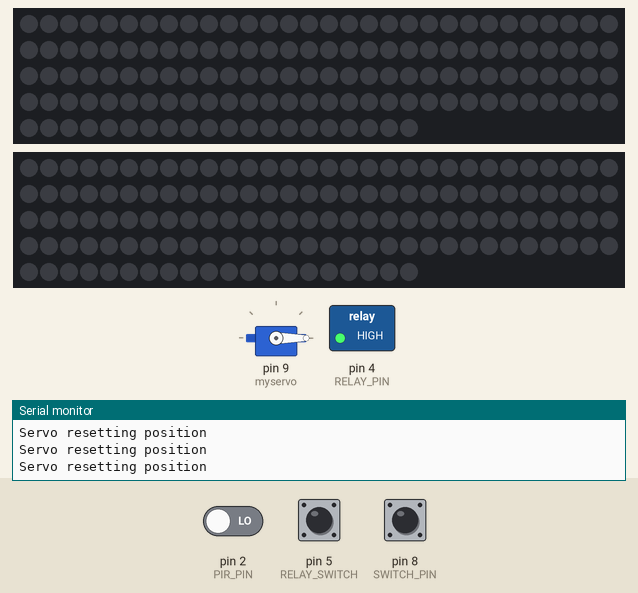
A sketch run on a simulated Arduino Uno, built with avr-gcc and run on an emulated ATmega328P. On the bench: servo, 2 × 140 RGB LEDs in strip order, left to right, continuing on the next row, switched loads named in the sketch (green lamp = pin HIGH), the last lines printed to the serial monitor. The test bench sets the inputs (shaded band); at power-on: pin 2 (PIR_PIN) LOW, pin 8 (SWITCH_PIN) HIGH, pin 5 (RELAY_SWITCH) HIGH. Dim RGB values are drawn brighter than linear.

Above: at 1.2 s.
1.3 s: pin 2 (PIR_PIN) driven HIGH
At 1.53 s:
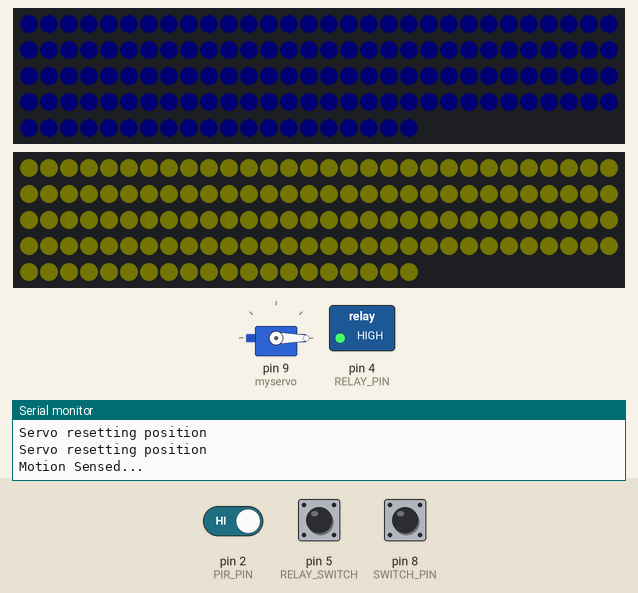
3.8 s: pin 8 (SWITCH_PIN) pulled LOW for 0.15 s
At 4.02 s:
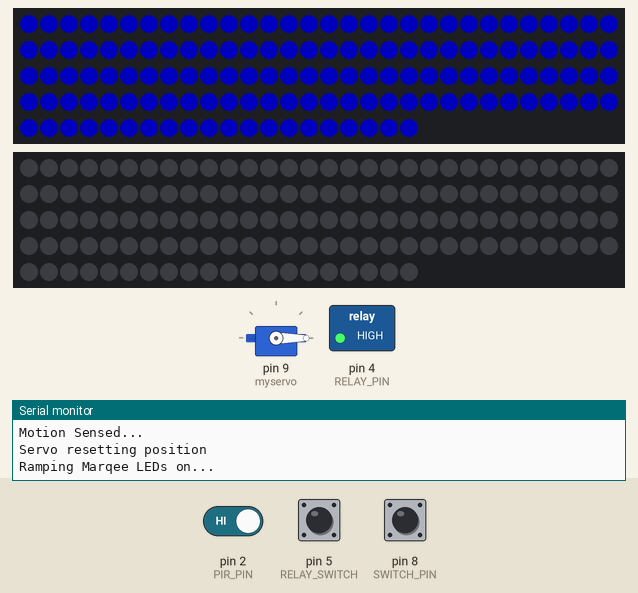
4.5 s: pin 5 (RELAY_SWITCH) pulled LOW for 3.2 s
At 7.3 s:
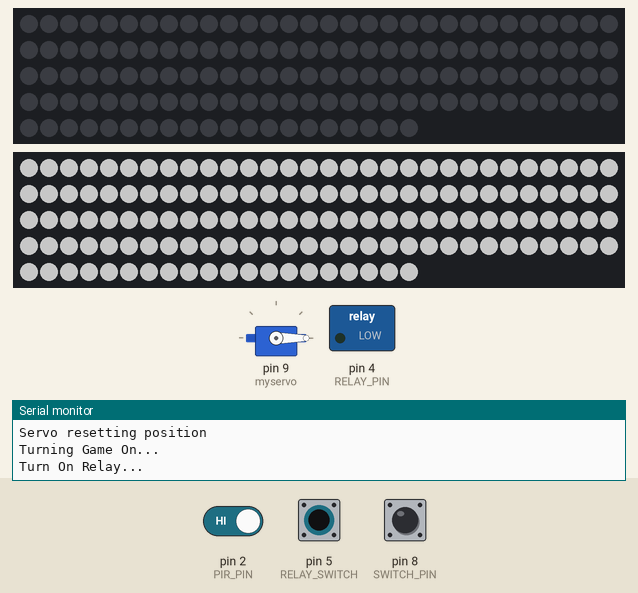
8.3 s: pin 8 (SWITCH_PIN) pulled LOW for 3.2 s
Timing chart, 0 to 11.3 s (numbered marks = the images above; inputs shaded):
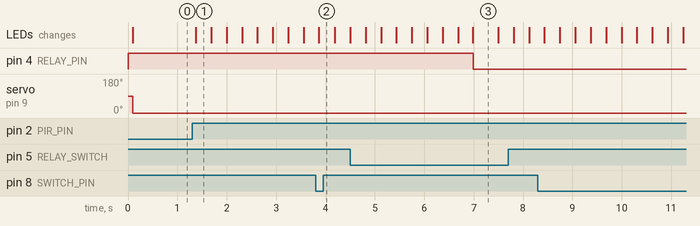

Measured:
- after the input at 1.3 s, the LEDs: change after 0.08 s (image 1)
- after the input at 3.8 s, the LEDs: change after 0.07 s (image 2)
- after the input at 4.5 s, pin 4 (RELAY_PIN): HIGH → LOW after 2.5 s

The sketch:

arcade_control_v1DrewL.ino
```cpp
#include <FastLED.h>
#include <Servo.h>

#define PIR_PIN  2
#define RELAY_PIN  4
#define SWITCH_PIN 8
#define RELAY_SWITCH 5
#define BUTTON_SWITCH 3

#define MARQUEE_PIN     11
#define BACKLIGHT_PIN     12

#define COLOR_ORDER GRB
#define CHIPSET     WS2812B
#define NUM_LEDS_MARQ  140      //Change to match number of LEDs in Marquee.
#define NUM_LEDS_BACK  140       //Change to match number of LEDs on backlighting

#define BRIGHTNESS  100
#define FRAMES_PER_SECOND 500

boolean gameOn = false;
boolean switchOn = false;
boolean donePulsing = false;

int MARQcolor = CRGB::White;
int BACKcolor = CRGB::Blue;
int posON = 0;

Servo myservo;  // create servo object to control a servo

CRGB MARQ_leds[NUM_LEDS_MARQ];
CRGB BL_leds[NUM_LEDS_BACK];

void setup() {
  Serial.begin(9600);
  myservo.attach(9);
  pinMode(BUTTON_SWITCH, INPUT);
  pinMode(SWITCH_PIN, INPUT_PULLUP);
  pinMode(RELAY_SWITCH, INPUT_PULLUP);
  pinMode(PIR_PIN, INPUT);
  pinMode(RELAY_PIN, OUTPUT);
  digitalWrite(RELAY_PIN,HIGH);
  pinMode(MARQUEE_PIN, OUTPUT);
  pinMode(BACKLIGHT_PIN, OUTPUT);
  FastLED.addLeds<CHIPSET, BACKLIGHT_PIN, COLOR_ORDER>(BL_leds, NUM_LEDS_BACK).setCorrection( TypicalLEDStrip );
  FastLED.addLeds<CHIPSET, MARQUEE_PIN, COLOR_ORDER>(MARQ_leds, NUM_LEDS_MARQ).setCorrection( TypicalLEDStrip );
  FastLED.setBrightness( 10 );

  Serial.println("/-------------------------\\");
  Serial.println("|   Arcade Control v1.0   |");
  Serial.println("\\-------------------------/");
  Serial.println("Initial Values");
  Serial.print("   Switch Value: ");
  Serial.println(digitalRead(SWITCH_PIN));
  Serial.print("   PIR Value:  ");
  Serial.println(digitalRead(PIR_PIN));

  //turn off all LEDS to begin...
  for (int j = 0; j<NUM_LEDS_MARQ; j++) {
      MARQ_leds[j] = CRGB::Black;
  }
  for (int j = 0; j<NUM_LEDS_BACK; j++) {
      BL_leds[j] = CRGB::Black;
  }
  FastLED.show();

  Serial.println("Starting Loop...");
}

void loop() {
  int curBrightness = 0;
  int pulseNumber = 0;
  int pulseDirection = 1;

  {
   if(BUTTON_SWITCH == LOW){
    myservo.write(45);
    Serial.println("Turning on monitor");
   }
    else

  myservo.write(0);
  Serial.println("Servo resetting position");

  }

  if(!digitalRead(SWITCH_PIN)) {
    // if the LED switch is on...
    Serial.println("Ramping Marqee LEDs on...");
    for (int j = 0; j<NUM_LEDS_MARQ; j++) {
      MARQ_leds[j] = CRGB::White;
    }
    for (int j = 0; j<NUM_LEDS_BACK; j++) {
      BL_leds[j] = CRGB::Black;
    }
    for (int j=0; j<BRIGHTNESS;j++){
      FastLED.setBrightness(j);
      FastLED.show();
      delay(20);
    }

  }
  else if(!gameOn && !digitalRead(RELAY_SWITCH)){
    // if the game system is not on, and the relay switch is on...
    Serial.println("Turning Game On...");
    Serial.println("Turn On Relay...");
    digitalWrite(RELAY_PIN,LOW);
    gameOn = true;  // let the program know that the game system is on.
    delay(500);  // wait a half sec to eliminate switch bounce.
  }
  else if(gameOn && digitalRead(SWITCH_PIN)) {
    // if the game system is on, but the LED switch is low, then power down LEDS
    Serial.println("Ramping down marquee LEDs");
    for (int j=BRIGHTNESS; j>=0;j--){
      FastLED.setBrightness(j);
      FastLED.show();
      delay(20);
    }
  }
  else if (gameOn && digitalRead(RELAY_SWITCH)) {
    // if the game system is on, but the Relay switch is low, then power down
    Serial.println("Turning Game Off...");
    Serial.println("Turning off Relay...");
    digitalWrite(RELAY_PIN,HIGH);
    gameOn = false;
    delay(500);
  }
  else if(digitalRead(PIR_PIN)) {
    //if LED switch is on to motion mode (on)
    Serial.println("Motion Sensed...");
    for (int j = 0; j<NUM_LEDS_MARQ; j++) {
      MARQ_leds[j] = CRGB::Orange;
    }
    for (int j = 0; j<NUM_LEDS_BACK; j++) {
      BL_leds[j] = CRGB::Blue;
    }
    switchOn = !digitalRead(SWITCH_PIN);
    while(!switchOn && !donePulsing) {
      switchOn = !digitalRead(SWITCH_PIN);
      FastLED.setBrightness(curBrightness);
      FastLED.show();
      curBrightness = curBrightness+pulseDirection;
      if (curBrightness > BRIGHTNESS || curBrightness <=0) {
        pulseDirection = -pulseDirection;
        pulseNumber = pulseNumber+1;
      }
      if (pulseNumber > 5) {
        donePulsing = true;
      }
      delay(20);
    }

    donePulsing = false;
    for (int j = 0; j<NUM_LEDS_MARQ; j++) {
      MARQ_leds[j] = CRGB::Black;
    }
    FastLED.show();
  }
}
```
